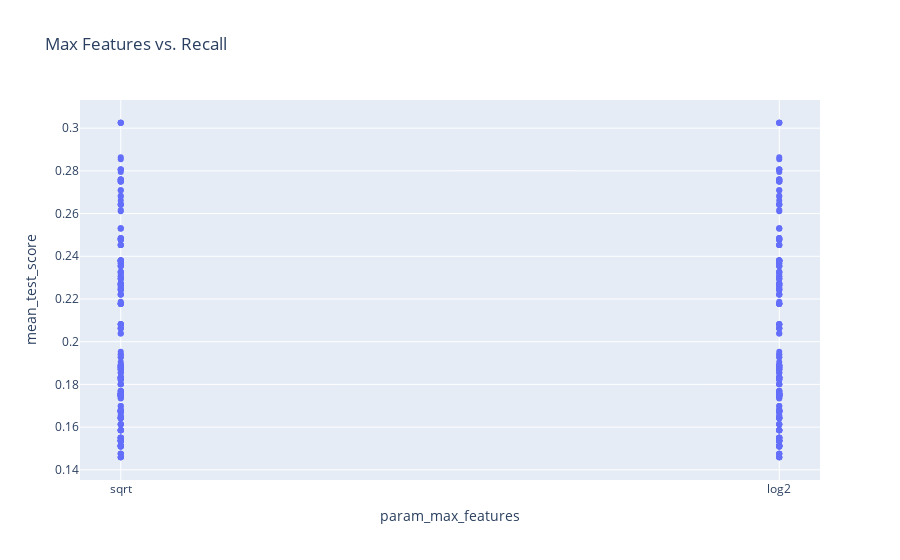

The notebook cell this image was saved under:
### Code cell
px.scatter(
    df_tree_search_cv,
    x="param_max_features",
    y="mean_test_score",
    title="Max Features vs. Recall",
)

### Figure 1 — Plotly figure (JSON) as saved in the notebook; plotly's stock layout.template omitted (floating-point values rounded to 4 significant figures; data arrays with more than 128 entries replaced by an {"elided": "..."} marker saying what was removed)
{"data": [{"hovertemplate": "param_max_features=%{x}<br>mean_test_score=%{y}<extra></extra>", "legendgroup": "", "marker": {"color": "#636efa", "symbol": "circle"}, "mode": "markers", "name": "", "orientation": "v", "showlegend": false, "type": "scatter", "x": {"elided": "512 str values"}, "xaxis": "x", "y": {"elided": "512 float values"}, "yaxis": "y"}], "layout": {"legend": {"tracegroupgap": 0}, "title": {"text": "Max Features vs. Recall"}, "xaxis": {"anchor": "y", "domain": [0, 1], "title": {"text": "param_max_features"}}, "yaxis": {"anchor": "x", "domain": [0, 1], "title": {"text": "mean_test_score"}}}}
